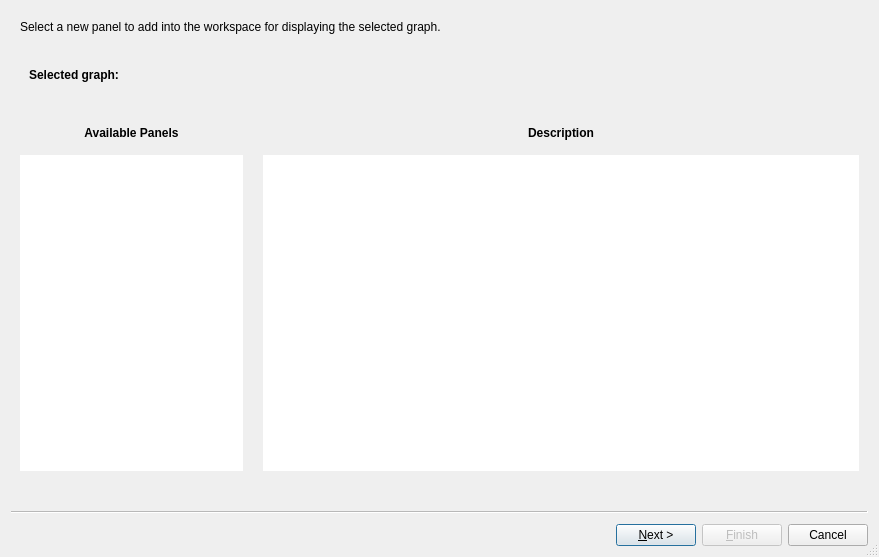
<?xml version="1.0" encoding="UTF-8"?>
<ui version="4.0">
 <class>PanelSelectionWizard</class>
 <widget class="QWizard" name="PanelSelectionWizard">
  <property name="geometry">
   <rect>
    <x>0</x>
    <y>0</y>
    <width>879</width>
    <height>557</height>
   </rect>
  </property>
  <property name="windowTitle">
   <string>Add panel</string>
  </property>
  <property name="windowIcon">
   <iconset>
    <normaloff>:/talipot/gui/icons/logo32x32.png</normaloff>:/talipot/gui/icons/logo32x32.png</iconset>
  </property>
  <property name="sizeGripEnabled">
   <bool>true</bool>
  </property>
  <property name="modal">
   <bool>true</bool>
  </property>
  <property name="options">
   <set>QWizard::ExtendedWatermarkPixmap|QWizard::HaveFinishButtonOnEarlyPages|QWizard::NoBackButtonOnStartPage</set>
  </property>
  <property name="titleFormat">
   <enum>Qt::RichText</enum>
  </property>
  <property name="subTitleFormat">
   <enum>Qt::RichText</enum>
  </property>
  <widget class="QWizardPage" name="choosePanelPage">
   <property name="title">
    <string/>
   </property>
   <attribute name="pageId">
    <string notr="true">0</string>
   </attribute>
   <layout class="QVBoxLayout" name="verticalLayout">
    <property name="spacing">
     <number>20</number>
    </property>
    <item>
     <widget class="QLabel" name="page1HelpLabel">
      <property name="text">
       <string>Select a new panel to add into the workspace for displaying the selected graph.</string>
      </property>
      <property name="wordWrap">
       <bool>true</bool>
      </property>
     </widget>
    </item>
    <item>
     <widget class="QFrame" name="selectGraphFrame">
      <layout class="QHBoxLayout" name="selectGraphLayout">
       <property name="spacing">
        <number>10</number>
       </property>
       <item>
        <widget class="QLabel" name="graphComboTitle">
         <property name="sizePolicy">
          <sizepolicy hsizetype="Maximum" vsizetype="Preferred">
           <horstretch>0</horstretch>
           <verstretch>0</verstretch>
          </sizepolicy>
         </property>
         <property name="text">
          <string>&lt;b&gt;Selected graph:&lt;/b&gt;</string>
         </property>
        </widget>
       </item>
       <item>
        <widget class="TreeViewComboBox" name="graphCombo" native="true">
         <property name="minimumSize">
          <size>
           <width>0</width>
           <height>25</height>
          </size>
         </property>
        </widget>
       </item>
      </layout>
     </widget>
    </item>
    <item>
     <layout class="QHBoxLayout" name="horizontalLayout_3">
      <property name="topMargin">
       <number>0</number>
      </property>
      <property name="rightMargin">
       <number>0</number>
      </property>
      <item>
       <widget class="QFrame" name="panelsFrame">
        <property name="sizePolicy">
         <sizepolicy hsizetype="Preferred" vsizetype="Preferred">
          <horstretch>30</horstretch>
          <verstretch>0</verstretch>
         </sizepolicy>
        </property>
        <property name="frameShape">
         <enum>QFrame::NoFrame</enum>
        </property>
        <property name="frameShadow">
         <enum>QFrame::Plain</enum>
        </property>
        <layout class="QVBoxLayout" name="verticalLayout_3">
         <property name="leftMargin">
          <number>0</number>
         </property>
         <property name="topMargin">
          <number>0</number>
         </property>
         <property name="rightMargin">
          <number>0</number>
         </property>
         <property name="bottomMargin">
          <number>0</number>
         </property>
         <item>
          <widget class="QLabel" name="panelListTitle">
           <property name="minimumSize">
            <size>
             <width>0</width>
             <height>32</height>
            </size>
           </property>
           <property name="font">
            <font>
             <weight>75</weight>
             <bold>true</bold>
            </font>
           </property>
           <property name="text">
            <string>Available Panels</string>
           </property>
           <property name="alignment">
            <set>Qt::AlignCenter</set>
           </property>
          </widget>
         </item>
         <item>
          <widget class="QListView" name="panelList">
           <property name="frameShape">
            <enum>QFrame::NoFrame</enum>
           </property>
           <property name="frameShadow">
            <enum>QFrame::Plain</enum>
           </property>
           <property name="flow">
            <enum>QListView::TopToBottom</enum>
           </property>
           <property name="isWrapping" stdset="0">
            <bool>false</bool>
           </property>
           <property name="resizeMode">
            <enum>QListView::Adjust</enum>
           </property>
           <property name="layoutMode">
            <enum>QListView::Batched</enum>
           </property>
           <property name="spacing">
            <number>2</number>
           </property>
           <property name="viewMode">
            <enum>QListView::ListMode</enum>
           </property>
           <property name="uniformItemSizes">
            <bool>true</bool>
           </property>
          </widget>
         </item>
        </layout>
       </widget>
      </item>
      <item>
       <widget class="QFrame" name="panelDescriptionFrame">
        <property name="sizePolicy">
         <sizepolicy hsizetype="Preferred" vsizetype="Preferred">
          <horstretch>80</horstretch>
          <verstretch>0</verstretch>
         </sizepolicy>
        </property>
        <property name="frameShape">
         <enum>QFrame::NoFrame</enum>
        </property>
        <property name="frameShadow">
         <enum>QFrame::Plain</enum>
        </property>
        <layout class="QVBoxLayout" name="verticalLayout_4">
         <property name="leftMargin">
          <number>0</number>
         </property>
         <property name="topMargin">
          <number>0</number>
         </property>
         <property name="rightMargin">
          <number>0</number>
         </property>
         <property name="bottomMargin">
          <number>0</number>
         </property>
         <item>
          <widget class="QLabel" name="panelDescriptionTitle">
           <property name="minimumSize">
            <size>
             <width>0</width>
             <height>32</height>
            </size>
           </property>
           <property name="font">
            <font>
             <weight>75</weight>
             <bold>true</bold>
            </font>
           </property>
           <property name="text">
            <string>Description</string>
           </property>
           <property name="alignment">
            <set>Qt::AlignCenter</set>
           </property>
          </widget>
         </item>
         <item>
          <widget class="QTextBrowser" name="panelDescription">
           <property name="acceptDrops">
            <bool>false</bool>
           </property>
           <property name="frameShape">
            <enum>QFrame::NoFrame</enum>
           </property>
           <property name="textInteractionFlags">
            <set>Qt::LinksAccessibleByMouse|Qt::TextSelectableByMouse</set>
           </property>
          </widget>
         </item>
        </layout>
       </widget>
      </item>
     </layout>
    </item>
    <item>
     <layout class="QVBoxLayout" name="page1BottomLayout">
      <property name="spacing">
       <number>10</number>
      </property>
      <item>
       <layout class="QHBoxLayout" name="horizontalLayout">
        <item>
         <spacer name="horizontalSpacer">
          <property name="orientation">
           <enum>Qt::Horizontal</enum>
          </property>
          <property name="sizeHint" stdset="0">
           <size>
            <width>40</width>
            <height>20</height>
           </size>
          </property>
         </spacer>
        </item>
       </layout>
      </item>
     </layout>
    </item>
   </layout>
  </widget>
  <widget class="QWizardPage" name="placeHolder"/>
 </widget>
 <customwidgets>
  <customwidget>
   <class>TreeViewComboBox</class>
   <extends>QWidget</extends>
   <header>talipot/TreeViewComboBox.h</header>
   <container>1</container>
  </customwidget>
 </customwidgets>
 <resources>
  <include location="../../../../library/talipot-gui/resources/TalipotGUIResource.qrc"/>
  <include location="../resources/TalipotApp.qrc"/>
 </resources>
 <connections/>
 <slots>
  <slot>graphSelected(int)</slot>
 </slots>
</ui>
